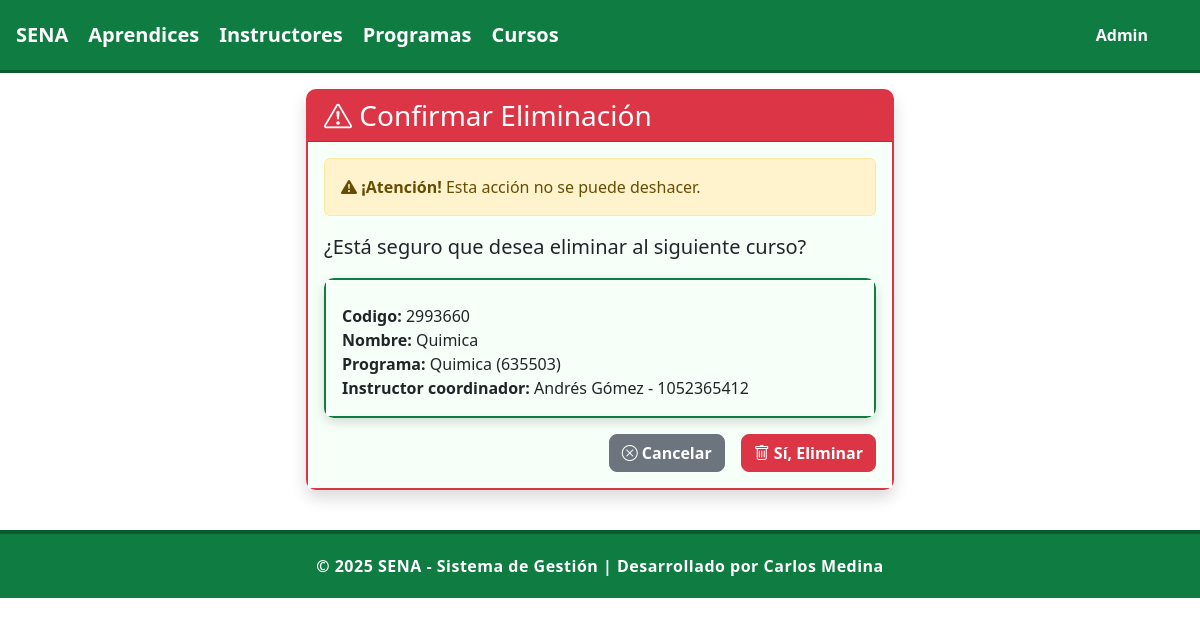
The app's page /cursos/eliminar/1 with its own data.
### cursos/models.py (models this page shows, shortened)
class Curso(models.Model):
    ESTADO_CHOICES = [
        ('PRO', 'Programado'),
        ('INI', 'Iniciado'),
        ('EJE', 'En Ejecución'),
        ('FIN', 'Finalizado'),
        ('CAN', 'Cancelado'),
        ('SUS', 'Suspendido'),
    ]
    codigo = models.CharField(max_length=30,unique=True,verbose_name="Código del Curso")
    nombre = models.CharField(max_length=200, verbose_name="Nombre del Curso")
    programa = models.ForeignKey('programas.Programa', on_delete=models.CASCADE, verbose_name="Programa de Formación")
    instructor_coordinador = models.ForeignKey('instructores.Instructor', on_delete=models.CASCADE, related_name='cursos_coordinados', verbose_name="Instructor Coordinador")
    instructores = models.ManyToManyField('instructores.Instructor', through='InstructorCurso', related_name='cursos_impartidos', verbose_name="Instructores")
    aprendices = models.ManyToManyField('aprendices.Aprendiz', through='AprendizCurso', related_name='cursos', verbose_name="Aprendices")
    fecha_inicio = models.DateField(verbose_name="Fecha de Inicio")
    fecha_fin = models.DateField(verbose_name="Fecha de Finalización")
    horario = models.CharField(max_length=100, verbose_name="Horario")
    aula = models.CharField(max_length=50, verbose_name="Aula/Ambiente")
    cupos_maximos = models.PositiveIntegerField(verbose_name="Cupos Máximos")
    estado = models.CharField(max_length=3, choices=ESTADO_CHOICES, default='PRO', verbose_name="Estado del Curso")
    observaciones = models.TextField(blank=True, null=True, verbose_name="Observaciones")
    fecha_registro = models.DateTimeField(auto_now_add=True, verbose_name="Fecha de Registro")
    class Meta:
        verbose_name = "Curso"
        verbose_name_plural = "Cursos"
        ordering = ['-fecha_inicio']

### programas/models.py (models this page shows)
class Programa(models.Model):
    NIVEL_FORMACION_CHOICES = [
        ('AUX', 'Auxiliar'),
        ('OPE', 'Operario'),
        ('TEC', 'Técnico'),
        ('TGL', 'Tecnólogo'),
        ('ESP', 'Especialización Tecnológica'),
        ('COM', 'Complementario'),
    ]
    MODALIDAD_CHOICES = [
        ('PRE', 'Presencial'),
        ('VIR', 'Virtual'),
        ('MIX', 'Mixta'),
    ]
    ESTADO_CHOICES = [
        ('ACT', 'Activo'),
        ('INA', 'Inactivo'),
        ('SUS', 'Suspendido'),
        ('CAN', 'Cancelado'),
     ]
    codigo = models.CharField(max_length=20, unique=True, verbose_name="Código del Programa")
    nombre = models.CharField(max_length=200, verbose_name="Nombre del Programa")
    nivel_formacion = models.CharField(max_length=3, choices=NIVEL_FORMACION_CHOICES, verbose_name="Nivel de Formación")
    modalidad = models.CharField(max_length=3, choices=MODALIDAD_CHOICES, default='PRE', verbose_name="Modalidad")
    duracion_meses = models.PositiveIntegerField(verbose_name="Duración en Meses")
    duracion_horas = models.PositiveIntegerField(verbose_name="Duración en Horas")
    descripcion = models.TextField(verbose_name="Descripción del Programa")
    competencias = models.TextField(verbose_name="Competencias a Desarrollar")
    perfil_egreso = models.TextField(verbose_name="Perfil de Egreso")
    requisitos_ingreso = models.TextField(verbose_name="Requisitos de Ingreso")
    centro_formacion = models.CharField(max_length=200, verbose_name="Centro de Formación")
    regional = models.CharField(max_length=100, verbose_name="Regional")
    estado = models.CharField(max_length=3, choices=ESTADO_CHOICES, default='ACT', verbose_name="Estado")
    fecha_creacion = models.DateField(verbose_name="Fecha de Creación del Programa")
    fecha_registro = models.DateTimeField(auto_now_add=True, verbose_name="Fecha de Registro")
    class Meta:
        verbose_name = "Programa de Formación"
        verbose_name_plural = "Programas de Formación"
        ordering = ['nombre']
    def __str__(self):
        return f"{self.nombre} ({self.codigo})"

### instructores/models.py (models this page shows, shortened)
class Instructor(models.Model):
    TIPO_DOCUMENTO_CHOICES = [
        ('CC', 'Cédula de Ciudadanía'),
        ('CE', 'Cédula de Extranjería'),
        ('TI', 'Tarjeta de Identidad'),
        ('PAS', 'Pasaporte'),
    ]
    NIVEL_EDUCATIVO_CHOICES = [
        ('TEC', 'Técnico'),
        ('TGL', 'Tecnólogo'),
        ('PRE', 'Pregrado'),
        ('ESP', 'Especialización'),
        ('MAE', 'Maestría'),
        ('DOC', 'Doctorado'),
    ]
    documento_identidad = models.CharField(max_length=20, unique=True)
    tipo_documento = models.CharField(max_length=3, choices=TIPO_DOCUMENTO_CHOICES, default='CC')
    nombre = models.CharField(max_length=100)
    apellido = models.CharField(max_length=100)
    telefono = models.CharField(max_length=10, null=True)
    correo = models.EmailField(null=True)
    fecha_nacimiento = models.DateField()
    ciudad = models.CharField(max_length=100, null=True)
    direccion = models.TextField(null=True)
    nivel_educativo = models.CharField(max_length=3, choices=NIVEL_EDUCATIVO_CHOICES, default='MAE')
    especialidad = models.CharField(max_length=100)
    anos_experiencia = models.PositiveIntegerField()
    activo = models.BooleanField(default=True)
    fecha_vinculacion = models.DateField()
    fecha_registro = models.DateTimeField(auto_now_add=True)
    def __str__(self):
        return f"{self.nombre} {self.apellido} - {self.documento_identidad}"

### cursos/views.py (the view, shortened to what this page needs)
# urls.py: path('cursos/eliminar/<int:curso_id>', views.CursoDeleteView.as_view(), name='eliminar_curso'),
class CursoDeleteView(generic.DeleteView):
    model = Curso
    template_name = 'eliminar_curso.html'
    success_url = reverse_lazy('cursos:cursos')
    pk_url_kwarg = 'curso_id'

### cursos/templates/eliminar_curso.html (shortened to what this page needs)
{% extends 'master.html' %}
{% block content %}
<div class="row justify-content-center">
    <div class="col-md-6">
        <div class="card shadow border-danger">
            <div class="card-header bg-danger text-white">
                <h3 class="card-title mb-0">
                    <i class="bi bi-exclamation-triangle"></i> Confirmar Eliminación
                </h3>
            </div>
            <div class="card-body">
                <div class="alert alert-warning">
                    <i class="bi bi-exclamation-triangle-fill"></i>
                    <strong>¡Atención!</strong> Esta acción no se puede deshacer.
                </div>
                <p class="lead">¿Está seguro que desea eliminar al siguiente curso?</p>
                <div class="card mb-3">
                    <div class="card-body">
                        <p class="card-text">
                            <strong>Codigo:</strong> {{ curso.codigo }}<br>
                            <strong>Nombre:</strong> {{ curso.nombre }}<br>
                            <strong>Programa:</strong> {{ curso.programa }}<br>
                            <strong>Instructor coordinador:</strong> {{ curso.instructor_coordinador }}<br>
                        </p>
                    </div>
                </div>
                <form method="post">
                    <div class="d-grid gap-2 d-md-flex justify-content-md-end">
                        <a href="{% url 'cursos:cursos' %}" class="btn btn-secondary me-md-2">
                            <i class="bi bi-x-circle"></i> Cancelar
                        </a>
                        <button type="submit" class="btn btn-danger">
                            <i class="bi bi-trash"></i> Sí, Eliminar
                        </button>
                    </div>
                </form>
            </div>
        </div>
    </div>
</div>
{% endblock %}

### aprendices/static/mystyles.css (style rules this page uses)
body { background-color: #ffffff; font-family: "Segoe UI", Tahoma, Geneva, Verdana, sans-serif; color: #1b1b1b; margin: 0; padding: 0; }
.card { border: 2px solid #0f7d42; border-radius: 10px; box-shadow: 0 4px 12px rgba(0, 0, 0, 0.15); }
.card-header { background-color: #0f7d42; color: white; font-weight: 600; }
.card-body { background-color: #f7fff9; }
.btn { border-radius: 8px; font-weight: 600; }

### aprendices/templates/master.html (style rules this page uses)
body { background-color: #ffffff; font-family: "Segoe UI", Tahoma, Geneva, Verdana, sans-serif; color: #1b1b1b; margin: 0; padding: 0; }
.card { border: 2px solid #0f7d42; border-radius: 10px; box-shadow: 0 4px 12px rgba(0, 0, 0, 0.15); }
.card-header { background-color: #0f7d42; color: white; font-weight: 600; }
.card-body { background-color: #f7fff9; }
.btn { border-radius: 8px; font-weight: 600; }

### records on screen
Curso: codigo "2993660", nombre "Quimica", programa "Quimica (635503)", instructor_coordinador "Andrés Gómez - 1052365412"
